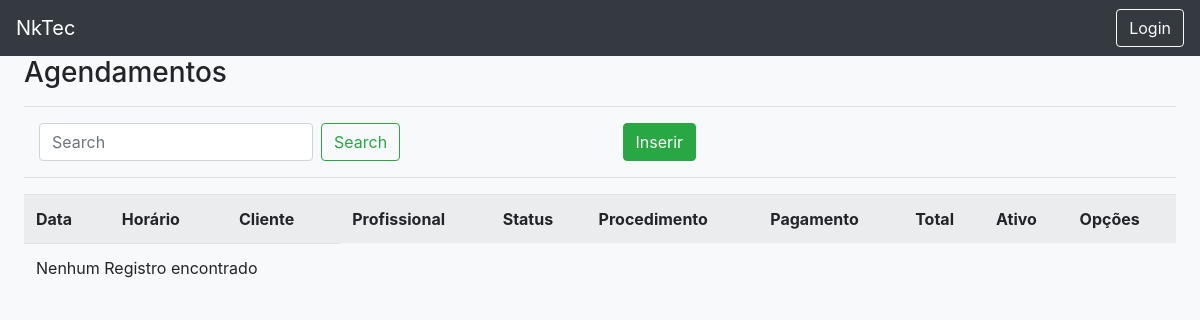
Page /list/appointment/ on the earlier database version.
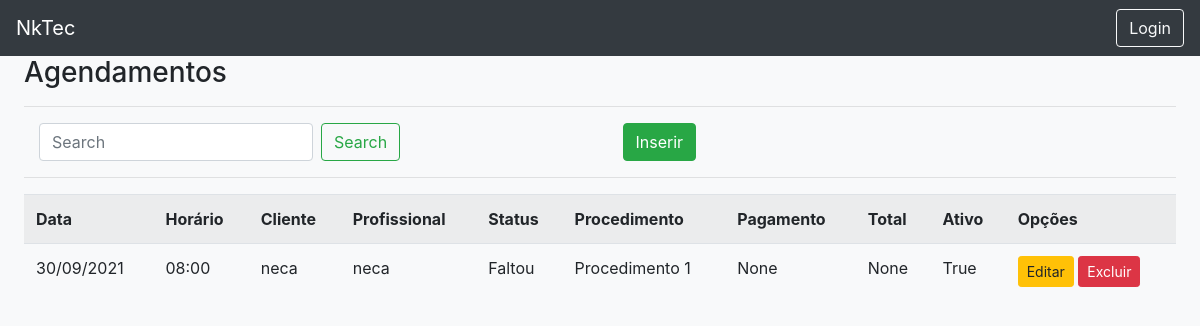
Same page on the later database version.
### registrations/models.py (models this page shows, shortened)
class Appointment(models.Model):
    client = models.ForeignKey(User, models.DO_NOTHING, related_name="clientss", verbose_name="Cliente")
    professional = models.ForeignKey(User, models.DO_NOTHING, related_name="professionalss", verbose_name="Profissional")
    status = models.ForeignKey(Status, models.DO_NOTHING, verbose_name="Status")
    procedure = models.ForeignKey(Procedure, models.DO_NOTHING, verbose_name="Procedimento")
    payment = models.ForeignKey(Payment, models.DO_NOTHING,null=True,blank=True, verbose_name="Pagamento")
    appdate = models.CharField(max_length=10, verbose_name="Data")#format dd/mm/yyyy
    apphour = models.CharField(max_length=5, verbose_name="Horário")#format hh:mm
    total = models.IntegerField(blank = True, null = True, verbose_name="Total")
    active = models.BooleanField(default=True, verbose_name="Ativo")
    created_at = models.DateTimeField(auto_now=True, verbose_name="Criado em")

class Status(models.Model):
    status_id = models.AutoField(primary_key=True)
    name = models.CharField(max_length=255, verbose_name="Nome")
    active = models.BooleanField(default=True, verbose_name="Ativo")
    def __str__(self):
        return self.name

class Procedure(models.Model):
    procedure_id = models.AutoField(primary_key=True)
    name = models.CharField(max_length=255, verbose_name="Nome")
    active = models.BooleanField(default=True, verbose_name="Ativo")
    time = models.IntegerField(blank=True, null=True, verbose_name="Tempo")
    price = models.FloatField(blank=True, null=True,default= 0, verbose_name="Preço")
    def __str__(self):
        return self.name

### users/models.py (models this page shows)
class User(AbstractUser):
    pass

### registrations/views.py (the view)
# urls.py: path('list/appointment/', AppointmentList.as_view(), name ='list-appointment'),
class AppointmentList(ListView):
    model = Appointment
    template_name = 'registrations/lists/appointment.html'

### registrations/templates/registrations/lists/appointment.html
{% extends 'pages/template.html' %}
{% load static %}
{% block content %}
<h3>Agendamentos</h3>
<hr>
<div class="row ml-auto">
    <div class="col-sm">
        <form method="get" class="form-inline my-2 my-lg-0 mt-2" action="">
            <input class="form-control mr-sm-2" type="search" placeholder="Search" aria-label="Search" id="search"
                name="search" autofocus>
            <button class="btn btn-outline-success my-2 my-sm-0" type="submit">Search</button>
        </form>
    </div>
    <div class="col-sm">
        <a href="{% url 'create-appointment' %}" class="btn btn-success">Inserir</a>
    </div>
</div>
<hr>
<div class="table-responsive">
    <table class="table table-striped">
        <tr>
            <th>Data</th>
            <th>Horário</th>
            <th>Cliente</th>
            <th>Profissional</th>
            <th>Status</th>
            <th>Procedimento</th>
            <th>Pagamento</th>
            <th>Total</th>
            <th>Ativo</th>
            <th>Opções</th>
        </tr>
        {% for obj in object_list %}
        <tr>
            <td>{{obj.appdate}}</td>
            <td>{{obj.apphour}}</td>
            <td>{{obj.client}}</td>
            <td>{{obj.professional}}</td>
            <td>{{obj.status}}</td>
            <td>{{obj.procedure}}</td>
            <td>{{obj.payment}}</td>
            <td>{{obj.total}}</td>
            <td>{{obj.active}}</td>
            <td>
                <a href="{% url 'edit-appointment' obj.pk %}" class="btn btn-warning btn-sm">Editar</a>
                <a href="{% url 'delete-appointment' obj.pk %}" class="btn btn-danger btn-sm">Excluir</a>
            </td>
        </tr>
        {% empty %}
        <tr>
            <td colspan="3">
                Nenhum Registro encontrado
            </td>
        </tr>
        {% endfor %}
    </table>
</div>
{% endblock %}

Differences in the rows shown:
added Appointment: appdate "30/09/2021", apphour "08:00", client "neca", professional "neca", status "Faltou", procedure "Procedimento 1", payment "None", total "None", active "True"
Other differences:
text no longer shown: "Nenhum Registro encontrado"
